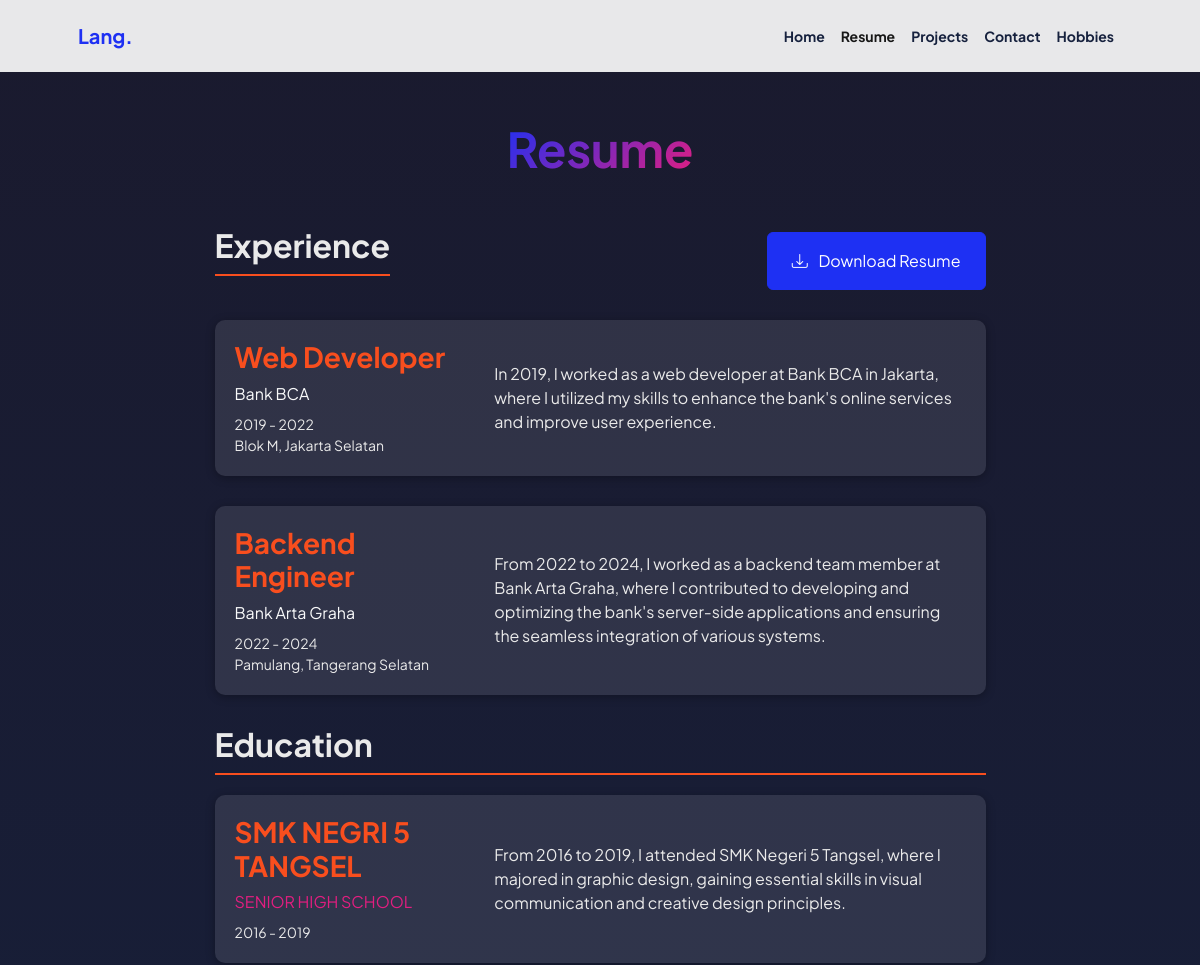
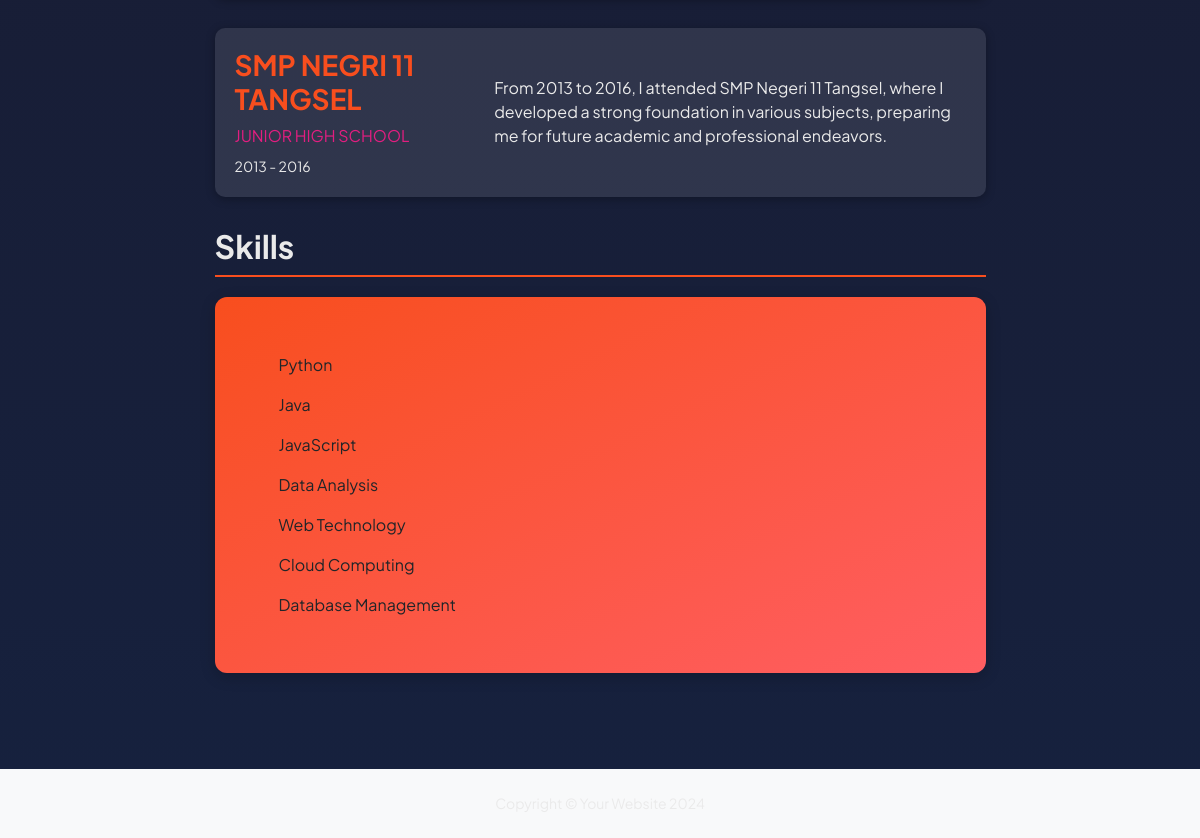
Screenshot of /resume.php with the database file from the repository (2 pictures, top to bottom).
### tables this page shows
CREATE TABLE `pendidikan` (
  `id` smallint(3) NOT NULL,
  `asal` varchar(50) NOT NULL,
  `isi` text NOT NULL
);

### resume.php (the view, shortened to what this page needs)
<!DOCTYPE html>
<html lang="en">
<head>
    <link href="https://cdn.jsdelivr.net/npm/bootstrap-icons@1.8.1/font/bootstrap-icons.css" rel="stylesheet" />
    <link href="css/styles.css" rel="stylesheet" />
</head>
<body class="d-flex flex-column h-100">
<?php
    include 'koneksi.php';
    $sqlProject = "SELECT * FROM pendidikan WHERE id = 1";
    $resultProject = $koneksi->query($sqlProject);
    $sqlProject2 = "SELECT * FROM pendidikan WHERE id = 2";
    $resultProject2 = $koneksi->query($sqlProject2);
    if ($resultProject->num_rows > 0) {
        $row = $resultProject->fetch_assoc();
        $asal = $row['asal'];
        $isi = $row['isi'];
    } else {
        echo " ";
    }
    if ($resultProject2->num_rows > 0) {
        $row2 = $resultProject2->fetch_assoc();
        $asal2 = $row2['asal'];
        $isi2 = $row2['isi'];
    } else {
        echo " ";
    }
    ?>
    <main class="flex-shrink-0">
        <nav class="navbar navbar-expand-lg navbar-light py-3">
            <div class="container px-5">
                <a class="navbar-brand" href="index.php"><span class="fw-bolder text-primary">Lang.</span></a>
                <div class="collapse navbar-collapse" id="navbarSupportedContent">
                    <ul class="navbar-nav ms-auto mb-2 mb-lg-0 small fw-bolder">
                        <li class="nav-item"><a class="nav-link" href="index.php">Home</a></li>
                        <li class="nav-item"><a class="nav-link active" href="resume.php">Resume</a></li>
                        <li class="nav-item"><a class="nav-link" href="projects.php">Projects</a></li>
                        <li class="nav-item"><a class="nav-link" href="contact.php">Contact</a></li>
                        <li class="nav-item"><a class="nav-link" href="hobby.php">Hobbies</a></li>
                    </ul>
                </div>
            </div>
        </nav>
        <div class="container px-5 my-5">
            <div class="text-center mb-5">
                <h1 class="display-5 fw-bolder mb-0"><span class="text-gradient d-inline">Resume</span></h1>
            </div>
            <div class="row gx-5 justify-content-center">
                <div class="col-lg-11 col-xl-9 col-xxl-8">
                    <section>
                        <div class="d-flex align-items-center justify-content-between mb-4">
                            <h2 class="fw-bolder">Experience</h2>
                            <a class="btn btn-primary px-4 py-3" href="#!">
                                <div class="d-inline-block bi bi-download me-2"></div>
                                Download Resume
                            </a>
                        </div>
                        <div class="experience-col">
                            <div class="row align-items-center gx-5">
                                <div class="col text-center text-lg-start mb-4 mb-lg-0">
                                    <h3 class="fw-bolder">Web Developer</h3>
                                    <div class="text-light mb-2">Bank BCA</div>
                                    <div class="small">2019 - 2022</div>
                                    <div class="small">Blok M, Jakarta Selatan</div>
                                </div>
                                <div class="col-lg-8">
                                    <div>In 2019, I worked as a web developer at Bank BCA in Jakarta, where I utilized my skills to enhance the bank's online services and improve user experience.</div>
                                </div>
                            </div>
                        </div>
                        <div class="experience-col">
                            <div class="row align-items-center gx-5">
                                <div class="col text-center text-lg-start mb-4 mb-lg-0">
                                    <h3 class="fw-bolder">Backend Engineer</h3>
                                    <div class="text-light mb-2">Bank Arta Graha</div>
                                    <div class="small">2022 - 2024</div>
                                    <div class="small">Pamulang, Tangerang Selatan</div>
                                </div>
                                <div class="col-lg-8">
                                    <div>From 2022 to 2024, I worked as a backend team member at Bank Arta Graha, where I contributed to developing and optimizing the bank's server-side applications and ensuring the seamless integration of various systems.</div>
                                </div>
                            </div>
                        </div>
                    </section>
                    <section>
                        <h2 class="fw-bolder">Education</h2>
                        <div class="education-col">
                            <div class="row align-items-center gx-5">
                                <div class="col text-center text-lg-start mb-4 mb-lg-0">
                                    <h3 class="fw-bolder"><?= $asal ?></h3>
                                    <div class="text-secondary mb-2">SENIOR HIGH SCHOOL</div>
                                    <div class="small">2016 - 2019</div>
                                </div>
                                <div class="col-lg-8">
                                    <div><?= $isi ?></div>
                                </div>
                            </div>
                        </div>
                        <div class="education-col">
                            <div class="row align-items-center gx-5">
                                <div class="col text-center text-lg-start mb-4 mb-lg-0">
                                    <h3 class="fw-bolder"><?= $asal2 ?></h3>
                                    <div class="text-secondary mb-2">JUNIOR HIGH SCHOOL</div>
                                    <div class="small">2013 - 2016</div>
                                </div>
                                <div class="col-lg-8">
                                    <div><?= $isi2 ?></div>
                                </div>
                            </div>
                        </div>
                    </section>
                    <section>
                        <h2 class="fw-bolder">Skills</h2>
                        <div class="card mb-5">
                            <div class="card-body p-5">
                                <div class="row">
                                    <div class="col">
                                        <ul class="list-group list-group-flush">
                                            <li class="list-group-item bg-transparent border-0">Python</li>
                                            <li class="list-group-item bg-transparent border-0">Java</li>
                                            <li class="list-group-item bg-transparent border-0">JavaScript</li>
                                            <li class="list-group-item bg-transparent border-0">Data Analysis</li>
                                            <li class="list-group-item bg-transparent border-0">Web Technology</li>
                                            <li class="list-group-item bg-transparent border-0">Cloud Computing</li>
                                            <li class="list-group-item bg-transparent border-0">Database Management</li>
                                        </ul>
                                    </div>
                                </div>
                            </div>
                        </div>
                    </section>
                </div>
            </div>
        </div>
    </main>
    <footer class="bg-light py-4 mt-auto">
        <div class="container px-5"><div class="text-center small">Copyright &copy; Your Website 2024</div></div>
    </footer>
</body>
</html>

### resume.php (style rules this page uses)
body { background: linear-gradient(to bottom, #1a1a2e, #16213e); color: #eaeaea; font-family: 'Plus Jakarta Sans', sans-serif; }
nav { background: rgba(255, 255, 255, 0.9); backdrop-filter: blur(10px); }
nav .nav-link { color: #16213e; }
.card { background: linear-gradient(to bottom right, #f84e1e, #ff5e62); border: none; box-shadow: 0 4px 15px rgba(0, 0, 0, 0.2); border-radius: 12px; transition: transform 0.3s; }
h2 { border-bottom: 2px solid #f84e1e; padding-bottom: 10px; margin-bottom: 20px; }
footer { background: rgba(255, 255, 255, 0.9); backdrop-filter: blur(10px); }
.experience-col, .education-col { padding: 20px; border-radius: 10px; background: rgba(255, 255, 255, 0.1); margin-bottom: 30px; box-shadow: 0 2px 10px rgba(0, 0, 0, 0.3); }
.experience-col h3, .education-col h3 { color: #f84e1e; }

### rows the page displays
pendidikan: asal "SMK NEGRI 5 TANGSEL", isi "From 2016 to 2019, I attended SMK Negeri 5 Tangsel, where I majored in graphic design, gaining essential skills in visual communication and creative design principles."
pendidikan: asal "SMP NEGRI 11 TANGSEL", isi "From 2013 to 2016, I attended SMP Negeri 11 Tangsel, where I developed a strong foundation in various subjects, preparing me for future academic and professional endeavors."
